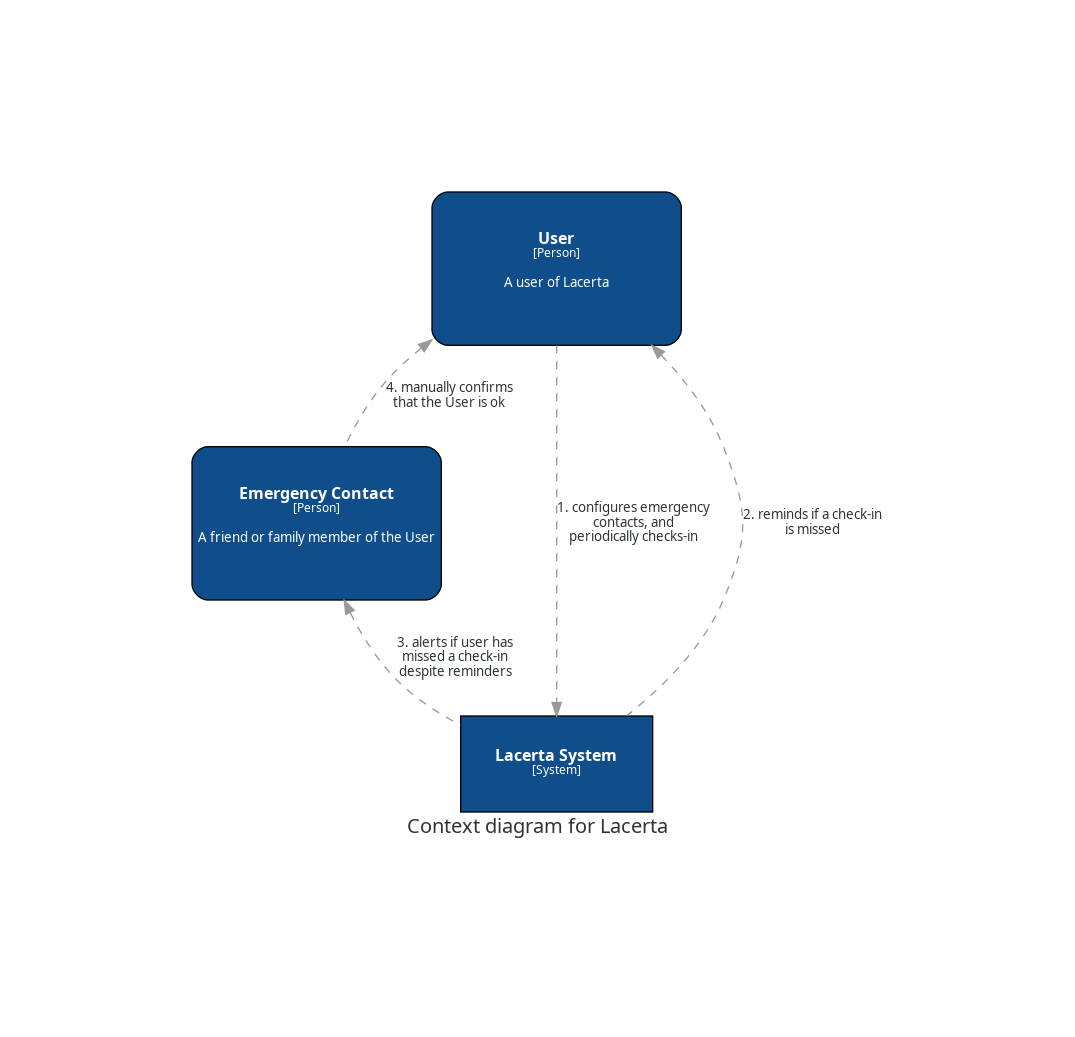

Here is the Python script that generated this plot:
from diagrams import Diagram
from diagrams.c4 import Person, Relationship, System
from diagrams import Node

def main():
    graph_attr = {
        "splines": "curves",
    }
    with Diagram("Context diagram for Lacerta", filename="context", direction="TB", graph_attr=graph_attr):

        user = Person("User", description="A user of Lacerta")
        emerg = Person("Emergency Contact", "A friend or family member of the User")
        sys = System("Lacerta System", description="")
        
        user >> Relationship("1. configures emergency contacts, and periodically checks-in") >> sys
        user << Relationship("2. reminds if a check-in is missed") << sys
        emerg << Relationship("3. alerts if user has missed a check-in despite reminders") << sys
        user << Relationship("4. manually confirms that the User is ok") << emerg

if __name__ == "__main__":
    main()
